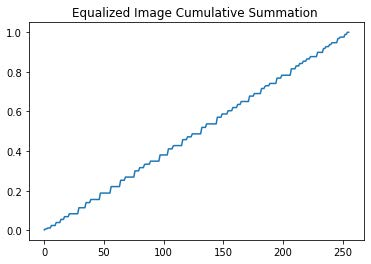
#> input picture HistogramEqualization/sum.jpg, 371 x 264 px, given in place of image.png, which was not available
$ jupyter execute Main.ipynb
#> lines starting #> are read from the running program, lines starting #| are printed output that depends on the picture; pictures that were not available may be replaced by others from this repository, and a replacement may not be noted
[cell 1]
import numpy as np
import matplotlib.image as mpimg
from matplotlib import pyplot as plt

[cell 2]
addr = 'image.png'
# addr = input()

[cell 3]
# Project Part 2:
def histogram(img):
    m, n = img.shape
    hist = [0.0] * 256

    for i in range(m): # column
        for j in range(n): # row
            hist[img[i, j]] += 1

    res = np.array(hist) / (m*n) # normalization
    return res

[cell 4]
 # Project Part 4
def histEqualization(img, cumsum):

    func = np.uint8(255 * cumsum)

    m, n = img.shape
    res = np.zeros_like(img)

    for i in range(0, m):
        for j in range(0, n):
            res[i, j] = func[img[i, j]]

    return res, func

[cell 5]
im = mpimg.imread(addr) * 255.0
img = np.uint8(im)
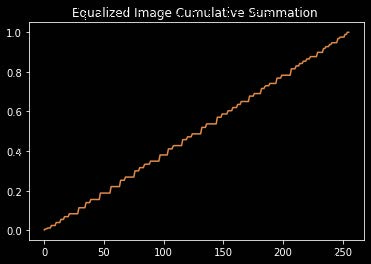
#> img: shape (264, 371, 3); mean R, G, B 7.9, 7.3, 7

plt.imshow(img)
plt.title('Original Image')
plt.show()

[cell 6]
# Project Part 1:
imgGray = np.uint8((0.299 * img[:,:,0]) + np.uint8(0.587 * img[:,:,1]) + np.uint8(0.114 * img[:,:,2]))

# plt.imshow(imgGray, cmap = 'gray')
# plt.title('Original grayscale Image')
# plt.show()

[cell 7]
hist = histogram(imgGray)
#> hist = 256 values, max 0.864 at index 0, min 0 at index 169, mean 0.00391

plt.plot(hist)
plt.title('Original Histogram')
plt.show()
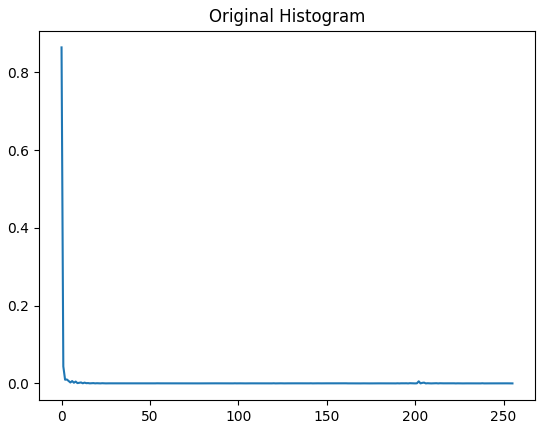
#> figure drawn by matplotlib, 1 panel; curve peaks at x = 0, y = 0.864

[cell 8]
 # Project Part 3
cumsum = np.array([sum(hist[:i+1]) for i in range(len(hist))])
#> cumsum = 256 values from 0.864 to 1

plt.plot(cumsum)
plt.title('Original Image Cumulative Summation ')

plt.show()
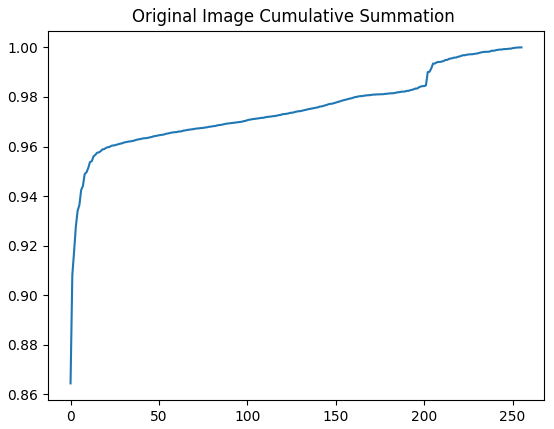
#> figure drawn by matplotlib, 1 panel; curve peaks at x = 254, y = 1

[cell 9]
eq_img, func = histEqualization(imgGray, cumsum)
#> in histEqualization, `func = np.uint8(255 * cumsum)`: func = 256 values from 220 to 254
#> after the loop in histEqualization, `for i in range(0, m):`:
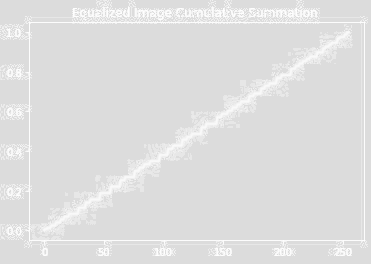
#> res: shape (264, 371); min 220, max 254, mean 222.6
#> func = 256 values from 220 to 254

plt.imshow(eq_img, cmap = 'gray')
plt.title('Equalized Image')
plt.show()

[cell 10]
eq_hist = histogram(eq_img)
#> eq_hist = 256 values, max 0.864 at index 220, min 0 at index 0, mean 0.00391

plt.plot(eq_hist)
plt.title('Equalized Image Histogram')
plt.show()
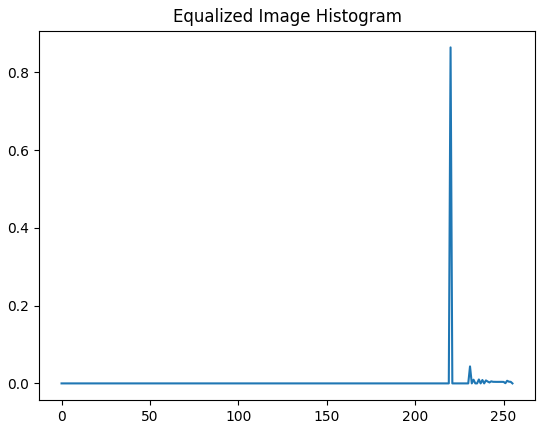
#> figure drawn by matplotlib, 1 panel; curve peaks at x = 220, y = 0.864

[cell 11]
out_cumsum = np.array([sum(eq_hist[:i+1]) for i in range(len(eq_hist))])
#> out_cumsum = 256 values from 0 to 1

plt.plot(out_cumsum)
plt.title('Equalized Image Cumulative Summation ')

plt.show()
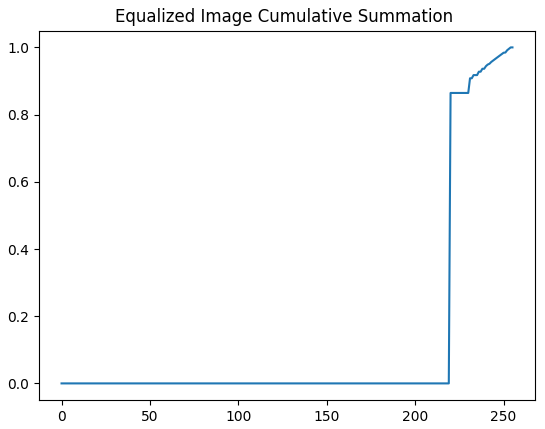
#> figure drawn by matplotlib, 1 panel; curve peaks at x = 254, y = 1

[cell 12]
plt.plot(func)
plt.title('Transfer function')

plt.show()
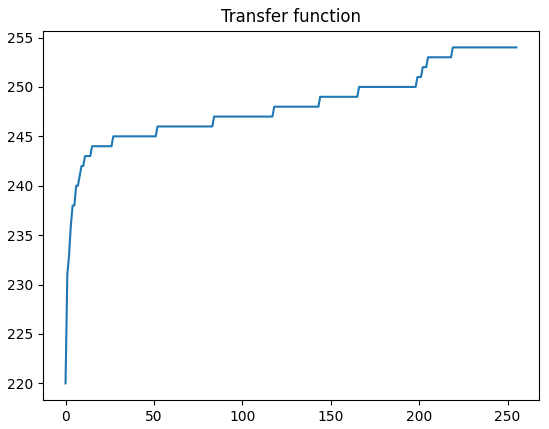
#> figure drawn by matplotlib, 1 panel; curve peaks at x = 219, y = 254

$ run again, on HistogramEqualization/transfer_func.jpg
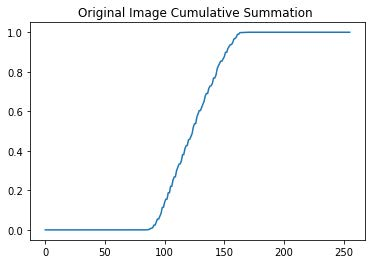
#> input picture HistogramEqualization/transfer_func.jpg, 372 x 264 px, given in place of image.png, which was not available
#> `hist = histogram(imgGray)`: hist = 256 values, max 0.869 at index 0, min 0 at index 172, mean 0.00391
#> cumsum = 256 values from 0.869 to 1
#> in histEqualization, `func = np.uint8(255 * cumsum)`: func = 256 values from 221 to 255
#> after the loop in histEqualization, `for i in range(0, m):`:
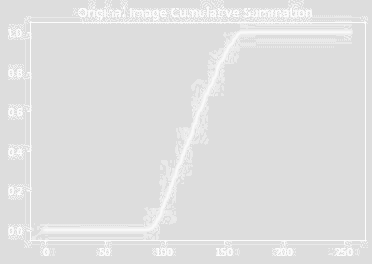
#> res: shape (264, 372); min 221, max 255, mean 223.5
#> eq_hist = 256 values, max 0.869 at index 221, min 0 at index 0, mean 0.00391
#> out_cumsum = 256 values from 0 to 1
#> `plt.show()`:
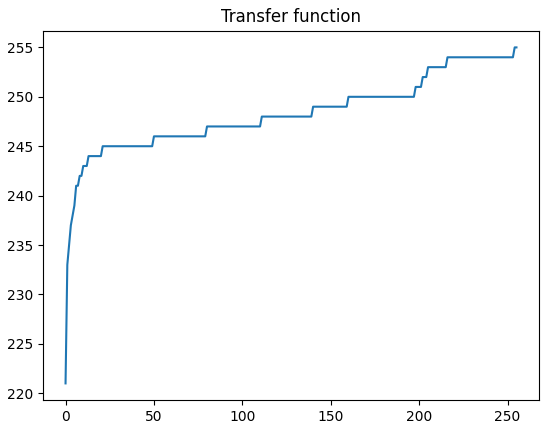
#> figure drawn by matplotlib, 1 panel; curve peaks at x = 254, y = 255
